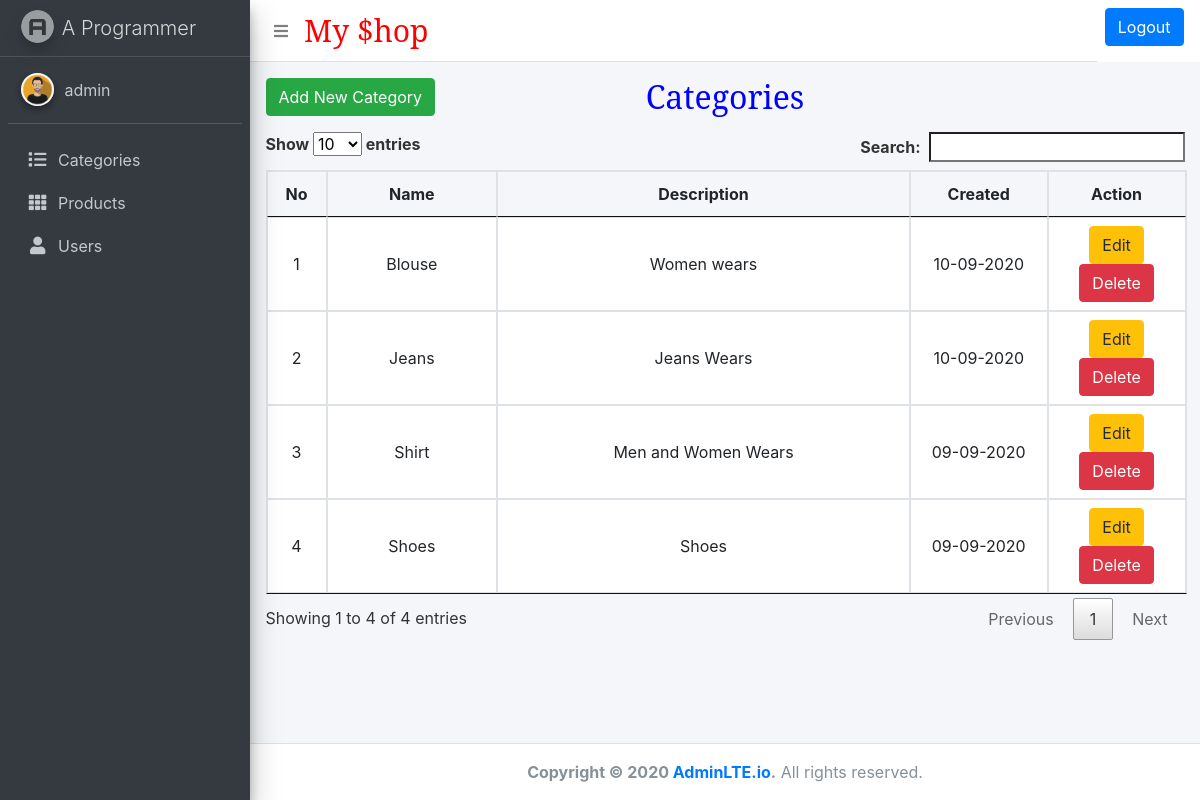
The page /admin/category.php (signed in) on the database its author committed.
### tables this page shows
CREATE TABLE `categories` (
  `id` int(11) NOT NULL,
  `name` varchar(255) NOT NULL,
  `description` text NOT NULL,
  `created_at` datetime NOT NULL,
  `updated_at` datetime NOT NULL DEFAULT current_timestamp()
);

### config/common.php (called while the page is built, shortened)
<?php
    function xss_Clean($string)
	{
		return  htmlentities(htmlspecialchars(stripslashes(trim($string))));
	}
?>

### admin/category.php (the view, shortened to what this page needs)
<?php
  require("../config/config.php");
  require("../config/common.php");
?>
  <?php include('header.php'); ?>
  <div class="content-wrapper">
    <div class="content">
      <div class="container-fluid">
       <div class="row ">
        <div class="col-4 mt-3 mb-3">
            <a type="button" class="btn btn-success" href="cat_add.php"> Add New Category </a>
            </div>
            <div class="col-4 text-center mt-3">
                <h2 style="font-family: 'Noto Serif', serif; color:blue"> Categories </h2>
            </div>
       </div>
        <?php
            $sql = $pdo->prepare("SELECT * FROM categories ORDER BY id DESC");
            $sql->execute();
            $result = $sql->fetchAll();
        ?>
        <div class="row">
        <div class="col">
            <table class="tbdata table-bordered text-center">
              <thead >
               <tr>
                 <th>No</th>
                 <th>Name</th>
                 <th>Description</th>
                 <th>Created</th>
                 <th>Action</th>
               </tr>
            </thead>
            <tbody >
              <?php
                if($result)
                { $i = 1;
                  foreach ($result as  $value)
                  {  ?>
                    <tr>
                      <td style="width:5%;"> <?php echo $i ?></td>
                      <td> <?php echo xss_Clean($value['name']) ?> </td>
                      <td> <?php echo xss_Clean(substr( $value['description'] , 0, 80)) ?> </td>
                      <td style="width:15%" > <?php echo xss_Clean(date('d-m-Y',strtotime($value['created_at']))) ?> </td>
                      <td style="width:15%">
                        <a href="cat_edit.php?id=<?php echo $value['id'] ?>" class="btn btn-warning">Edit</a>
                        <a href="cat_delete.php?id=<?php echo $value['id'] ?>"
                           onclick = "return confirm(' As you sure want to delete')";
                           class="btn btn-danger">Delete</a>
                      </td>
                    </tr>
              <?php  $i++;
                  }
                }
              ?>
            </tbody>
          </table>
        </div>
      </div>
      </div>
    </div>
  </div>
  <?php include('footer.php'); ?>

### rows shown on the page
categories: name "Blouse", description "Women wears", created_at "10-09-2020"
categories: name "Jeans", description "Jeans Wears", created_at "10-09-2020"
categories: name "Shirt", description "Men and Women Wears", created_at "09-09-2020"
categories: name "Shoes", description "Shoes", created_at "09-09-2020"

### other values the page prints
$_SESSION['user_name'] "admin"
